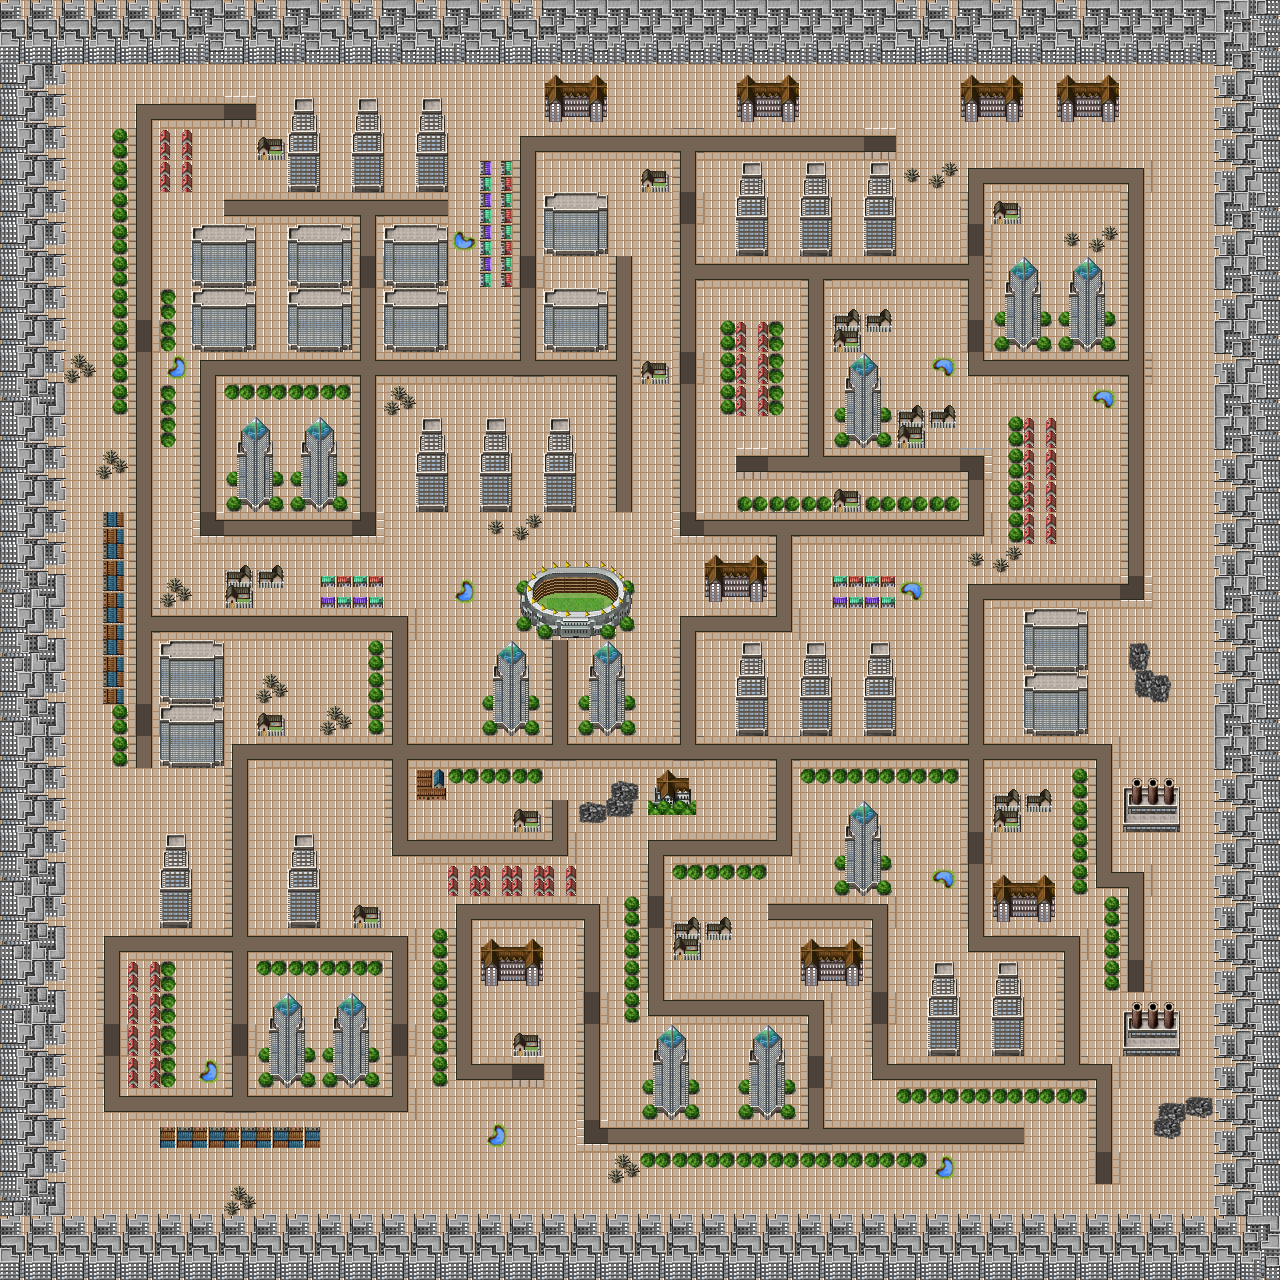

The image is a tile-based game level rendered from a .tmx file. Its description and source (layers, tilesets, objects; grid data summarised) follow:
An orthogonal 40x40 tile map with 32x32 px tiles, 3 tile layers (Ground, Road, Buildings).

<map version="1.0" orientation="orthogonal" renderorder="right-down" width="40" height="40" tilewidth="32" tileheight="32" nextobjectid="1">
 <tileset firstgid="1" name="TileE-1" tilewidth="32" tileheight="32">
  <image source="TileE-1.png" width="512" height="512" />
  <tile id="94">
   <properties>
    <property name="minigame" value="true" />
   </properties>
  </tile>
  <tile id="95">
   <properties>
    <property name="minigame" value="true" />
   </properties>
  </tile>
  <tile id="110">
   <properties>
    <property name="minigame" value="true" />
   </properties>
  </tile>
  <tile id="111">
   <properties>
    <property name="minigame" value="true" />
   </properties>
  </tile>
  <tile id="126">
   <properties>
    <property name="minigame" value="true" />
   </properties>
  </tile>
  <tile id="127">
   <properties>
    <property name="minigame" value="true" />
   </properties>
  </tile>
  <tile id="142">
   <properties>
    <property name="minigame" value="true" />
   </properties>
  </tile>
  <tile id="143">
   <properties>
    <property name="minigame" value="true" />
   </properties>
  </tile>
  <tile id="158">
   <properties>
    <property name="minigame" value="true" />
   </properties>
  </tile>
  <tile id="159">
   <properties>
    <property name="minigame" value="true" />
   </properties>
  </tile>
  <tile id="169">
   <properties>
    <property name="heroHQ" value="" />
   </properties>
  </tile>
  <tile id="174">
   <properties>
    <property name="minigame" value="true" />
   </properties>
  </tile>
  <tile id="175">
   <properties>
    <property name="minigame" value="true" />
   </properties>
  </tile>
 </tileset>
 <layer name="Ground" width="40" height="40">
  <data>[1600 cells, 1600 non-empty, 1 distinct tile ids]</data>
 </layer>
 <layer name="Road" width="40" height="40">
  <data>[1600 cells, 358 non-empty, 17 distinct tile ids]</data>
 </layer>
 <layer name="Buildings" width="40" height="40">
  <data>[1600 cells, 819 non-empty, 59 distinct tile ids]</data>
 </layer>
</map>
